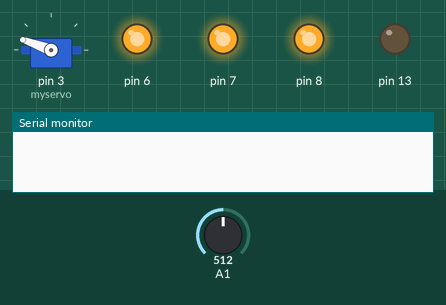
The sketch below on a simulated Arduino Uno, built with avr-gcc and run on an emulated ATmega328P. On the bench: servo, output pins drawn as LEDs (lit = HIGH), the last lines printed to the serial monitor. Inputs (shaded band) come from the test bench; at power-on: A1 = 512.

Above: at 0.02 s.
At 0.67 s:
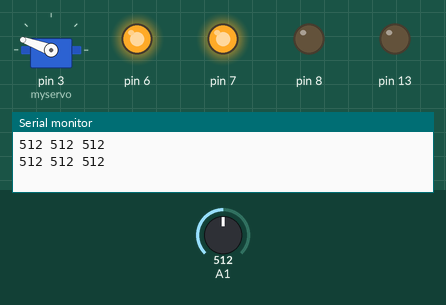
At 1.47 s:
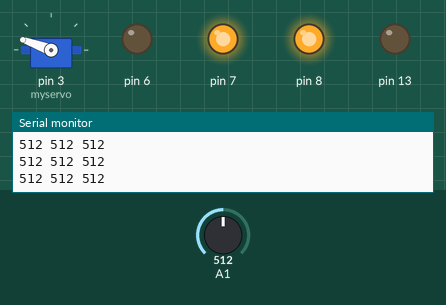
At 2.88 s:
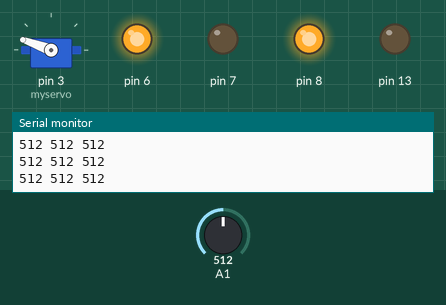
Timing chart, 0 to 3.2 s (numbered marks = the images above):
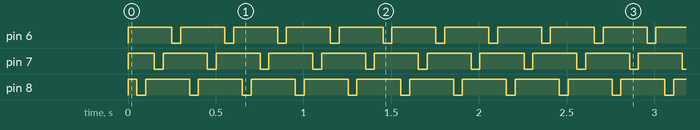

Measured:
- by itself, pin 6–8: alternates HIGH for 0.25 s and LOW for 0.05 s

The sketch:

v1.ino
```cpp
        int redValue = 132;
	int greenValue = 50;
	int blueValue = 65;
        int red = 0;
	int green = 0;
	int blue = 0;

#include <Servo.h>

Servo myservo;
int pos = 160;
int old = 160;


void setup()
{
  pinMode(3, OUTPUT);
  myservo.attach(3);
  pos = pos;
  myservo.write(pos);
	pinMode(8, OUTPUT);
	pinMode(7, OUTPUT);
	pinMode(6, OUTPUT);
	pinMode(13, OUTPUT);
	digitalWrite(8, HIGH);
	digitalWrite(7, HIGH);
	digitalWrite(6, HIGH);
	pinMode(3, INPUT);
	Serial.begin(9600);
}

void loop()
{
	delay(50);
	digitalWrite(8, LOW);
	delay(25);
	red = analogRead(1);
	delay(25);
	digitalWrite(8, HIGH);

	delay(50);
	digitalWrite(7, LOW);
	delay(25);
	green = analogRead(1);
	delay(25);
	digitalWrite(7, HIGH);

	delay(50);
	digitalWrite(6, LOW);
	delay(25);
	blue = analogRead(1);
	delay(25);
	digitalWrite(6, HIGH);

	Serial.print(red);
	Serial.print(" ");
	Serial.print(green);
	Serial.print(" ");
	Serial.println(blue);

	if (red < redValue + 25 && red > redValue - 25 && green < greenValue + 10 && green > greenValue - 10 && blue < blueValue + 10 && blue > blueValue - 10) {
          pos = 20;
          Serial.println("good");
       } else {
	  pos = 160;
       }


       if(pos!=old) {
         pinMode(3, OUTPUT);
         myservo.write(pos);
         old = pos;
         delay(500);
         pinMode(3, INPUT);
       }

      if (pos==20) {
       delay(5000);
      }
}
```
